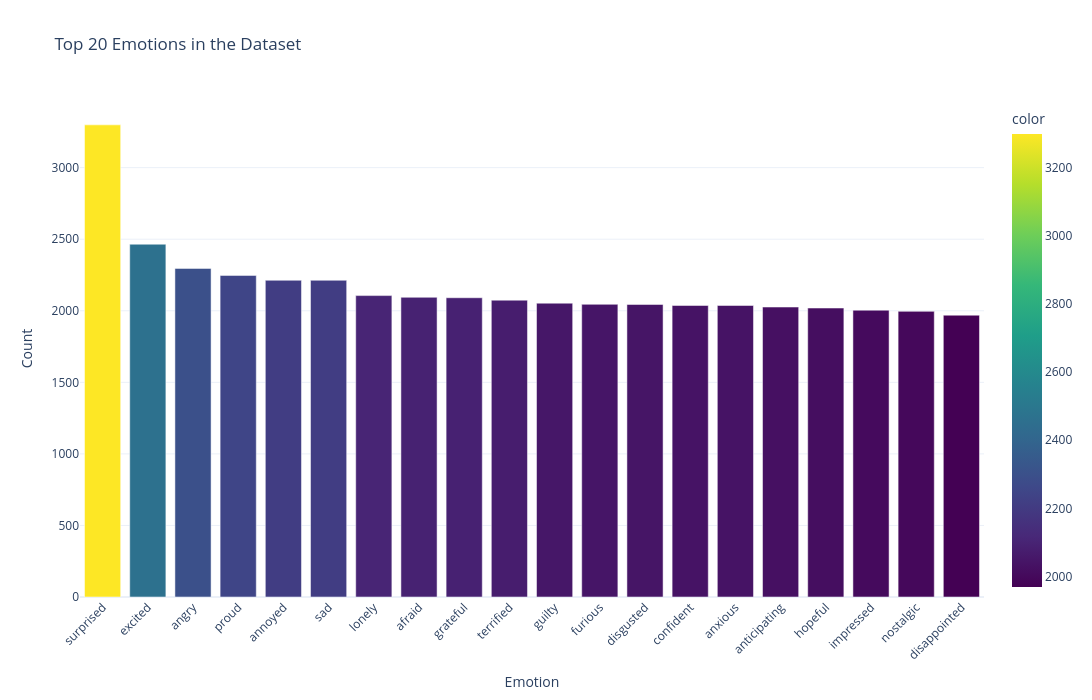

Source (notebook cell):
### Code cell
import plotly.express as px

# حساب عدد مرات ظهور كل شعور
emotion_counts = df['emotion'].value_counts()

# تحديد أكثر 20 شعورًا فقط
top_emotions = emotion_counts[:20]

# إنشاء المخطط التفاعلي بحجم أكبر
fig = px.bar(
    x=top_emotions.index, 
    y=top_emotions.values, 
    title="Top 20 Emotions in the Dataset",
    labels={"x": "Emotion", "y": "Count"},
    color=top_emotions.values,  # تلوين حسب القيم
    color_continuous_scale="viridis",  # استخدام نفس التدرج اللوني
)

# تحسين شكل المحاور والتخطيط العام
fig.update_layout(
    xaxis_title="Emotion",
    yaxis_title="Count",
    xaxis_tickangle=-45,  # إمالة النصوص
    template="plotly_white",
    width=1200,  # توسيع العرض
    height=700   # توسيع الارتفاع
)

# عرض المخطط التفاعلي
fig.show()

### Figure 1 — Plotly figure (JSON) as saved in the notebook; plotly's stock layout.template omitted (floating-point values rounded to 4 significant figures)
{"data": [{"alignmentgroup": "True", "hovertemplate": "Emotion=%{x}<br>Count=%{y}<br>color=%{marker.color}<extra></extra>", "legendgroup": "", "marker": {"color": [3299, 2465, 2296, 2247, 2213, 2213, 2106, 2094, 2091, 2074, 2053, 2045, 2044, 2037, 2037, 2026, 2019, 2004, 1996, 1969], "coloraxis": "coloraxis", "pattern": {"shape": ""}}, "name": "", "offsetgroup": "", "orientation": "v", "showlegend": false, "textposition": "auto", "type": "bar", "x": ["surprised", "excited", "angry", "proud", "annoyed", "sad", "lonely", "afraid", "grateful", "terrified", "guilty", "furious", "disgusted", "confident", "anxious", "anticipating", "hopeful", "impressed", "nostalgic", "disappointed"], "xaxis": "x", "y": [3299, 2465, 2296, 2247, 2213, 2213, 2106, 2094, 2091, 2074, 2053, 2045, 2044, 2037, 2037, 2026, 2019, 2004, 1996, 1969], "yaxis": "y"}], "layout": {"barmode": "relative", "coloraxis": {"colorbar": {"title": {"text": "color"}}, "colorscale": [[0, "#440154"], [0.1111, "#482878"], [0.2222, "#3e4989"], [0.3333, "#31688e"], [0.4444, "#26828e"], [0.5556, "#1f9e89"], [0.6667, "#35b779"], [0.7778, "#6ece58"], [0.8889, "#b5de2b"], [1, "#fde725"]]}, "height": 700, "legend": {"tracegroupgap": 0}, "title": {"text": "Top 20 Emotions in the Dataset"}, "width": 1200, "xaxis": {"anchor": "y", "autorange": true, "domain": [0, 1], "range": [-0.5, 19.5], "tickangle": -45, "title": {"text": "Emotion"}, "type": "category"}, "yaxis": {"anchor": "x", "autorange": true, "domain": [0, 1], "range": [0, 3473.0], "title": {"text": "Count"}, "type": "linear"}}}
